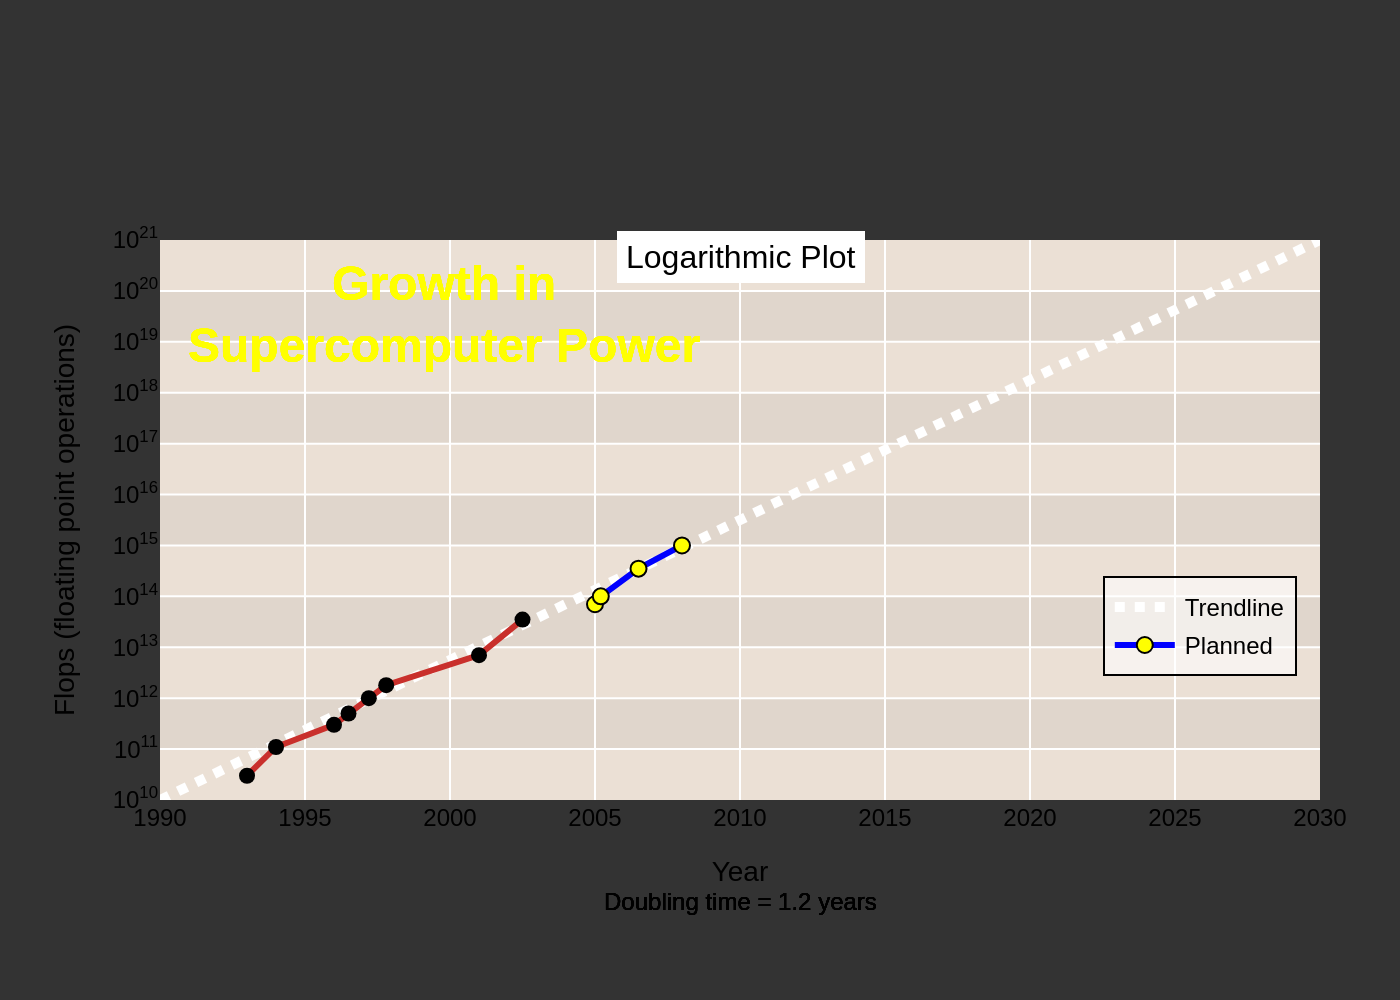

Generate this figure with Python:
import sys
import json
import pathlib
import plotly.graph_objects as go

if len(sys.argv) != 2:
    print("Usage: python script.py <path_to_json_file>")
    sys.exit(1)

json_path = sys.argv[1]
try:
    with open(json_path, 'r', encoding='utf-8') as f:
        chart_info = json.load(f)
except FileNotFoundError:
    print(f"Error: JSON file not found at {json_path}")
    sys.exit(1)
except json.JSONDecodeError:
    print(f"Error: Could not decode JSON from {json_path}")
    sys.exit(1)

data = chart_info["chart_data"]
texts = chart_info["texts"]
colors = chart_info["colors"]

fig = go.Figure()

# Find data series by name
historical_data = next((item for item in data if item["name"] == "Historical"), None)
planned_data = next((item for item in data if item["name"] == "Planned"), None)
trendline_data = next((item for item in data if item["name"] == "Trendline"), None)

# Add Trendline trace
if trendline_data:
    fig.add_trace(go.Scatter(
        x=trendline_data['x'],
        y=trendline_data['y'],
        mode='lines',
        name=texts['legend_trendline'],
        line=dict(color='white', width=5, dash='dot')
    ))

# Add Historical trace
if historical_data:
    fig.add_trace(go.Scatter(
        x=historical_data['x'],
        y=historical_data['y'],
        mode='lines+markers',
        name=historical_data['name'],
        line=dict(color=colors[0], width=3),
        marker=dict(color='black', size=8),
        showlegend=False
    ))

# Add Planned trace
if planned_data:
    fig.add_trace(go.Scatter(
        x=planned_data['x'],
        y=planned_data['y'],
        mode='lines+markers',
        name=texts['legend_planned'],
        line=dict(color=colors[1], width=3),
        marker=dict(color='#FFFF00', size=8, line=dict(color='black', width=1))
    ))

# Add annotations for data point labels
all_series_with_labels = [s for s in [historical_data, planned_data] if s and 'labels' in s]
for series in all_series_with_labels:
    for i, label_info in enumerate(series['labels']):
        fig.add_annotation(
            x=series['x'][i],
            y=series['y'][i],
            text=label_info['text'],
            showarrow=False,
            font=dict(family="Arial", size=12, color='black'),
            ax=label_info['ax'],
            ay=label_info['ay'],
            align='center'
        )

# Add other annotations (including arrowed ones)
for ann in texts.get('annotations', []):
    fig.add_annotation(
        x=ann['x'],
        y=ann['y'],
        text=ann['text'],
        showarrow=ann.get('showarrow', False),
        arrowhead=2 if ann.get('showarrow', False) else 0,
        arrowcolor='black',
        arrowsize=1.5,
        ax=ann.get('ax', 0),
        ay=ann.get('ay', 0),
        font=dict(family="Arial", size=12, color='black'),
        align='center'
    )

# Add horizontal background bands
y_ticks_log = list(range(10, 22))
for i in range(len(y_ticks_log) -1):
    if i % 2 == 1:
        fig.add_shape(
            type="rect",
            xref="paper", yref="y",
            x0=0, y0=10**y_ticks_log[i],
            x1=1, y1=10**y_ticks_log[i+1],
            line_width=0,
            fillcolor="rgba(128, 128, 128, 0.1)",
            layer="below"
        )
        
# Set layout and styling
fig.update_layout(
    font=dict(family="Arial", size=12),
    paper_bgcolor='#333333',
    plot_bgcolor='#EBE0D5',
    margin=dict(l=80, r=40, t=120, b=100),
    xaxis=dict(
        title=texts['x_axis_title'],
        range=[1990, 2030],
        dtick=5,
        showgrid=True,
        gridcolor='white',
        gridwidth=1,
        zeroline=False,
        title_font=dict(color='black'),
        tickfont=dict(color='black')
    ),
    yaxis=dict(
        title=texts['y_axis_title'],
        type='log',
        range=[10, 21],
        tickvals=[10**i for i in range(10, 22)],
        ticktext=[f"10<sup>{i}</sup>" for i in range(10, 22)],
        showgrid=True,
        gridcolor='white',
        gridwidth=1,
        zeroline=False,
        title_font=dict(color='black'),
        tickfont=dict(color='black')
    ),
    legend=dict(
        x=0.98, y=0.4,
        xanchor='right', yanchor='top',
        bgcolor='rgba(255, 255, 255, 0.6)',
        bordercolor='black',
        borderwidth=1,
        font=dict(color='black')
    ),
    annotations=[
        # Main Title
        dict(
            text=f"<b>{texts['title']}</b>",
            xref="paper", yref="paper",
            x=0.02, y=0.98,
            xanchor='left', yanchor='top',
            showarrow=False,
            font=dict(family="Arial", size=24, color='#FFFF00')
        ),
        # Subtitle with background box
        dict(
            text=f"{texts['subtitle']}",
            xref="paper", yref="paper",
            x=0.5, y=0.92,
            xanchor='center', yanchor='bottom',
            showarrow=False,
            font=dict(family="Arial", size=16, color='black'),
            bgcolor='white',
            borderpad=4
        ),
        # Source Note
        dict(
            text=texts['source_note'],
            xref="paper", yref="paper",
            x=0.5, y=-0.15,
            xanchor='center', yanchor='top',
            showarrow=False,
            font=dict(family="Arial", size=12, color='black')
        )
    ]
)

# Generate output PNG
filename_base = pathlib.Path(json_path).stem
output_filename = f"{filename_base}.png"
fig.write_image(output_filename, scale=2)
print(f"Chart saved to {output_filename}")
